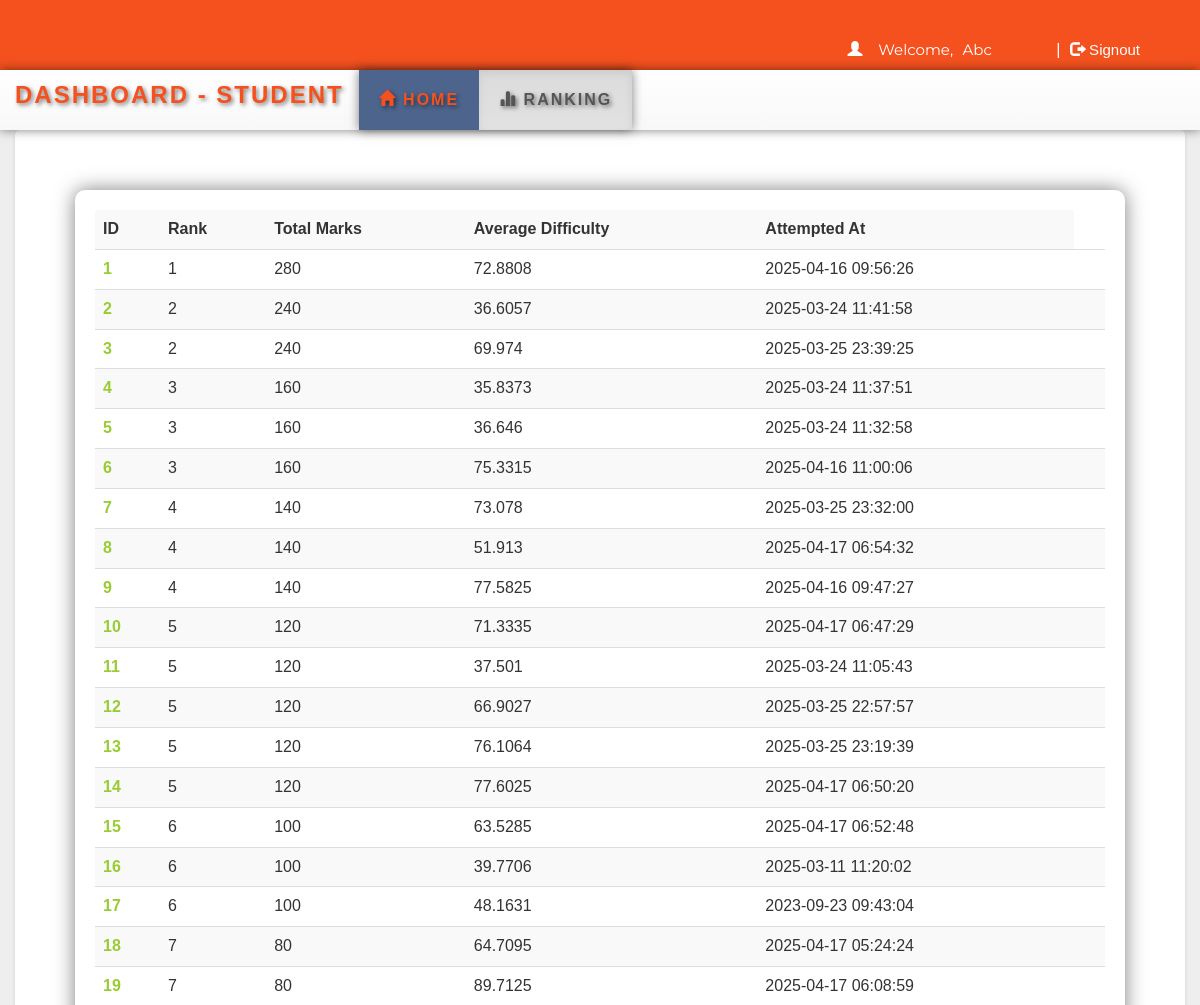
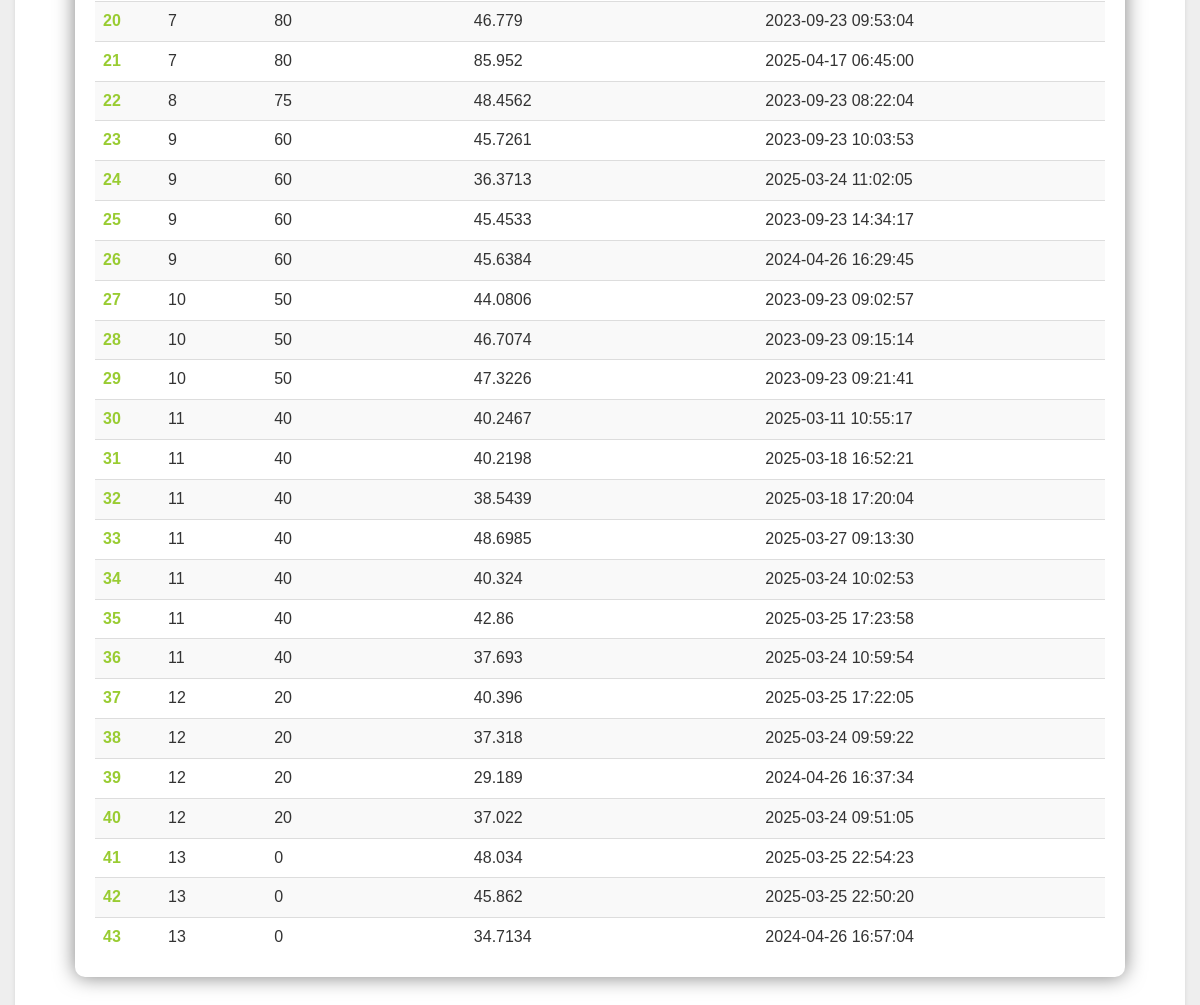
Screenshot of /views/account.php?q=3 (signed in) with the database file from the repository (2 pictures, top to bottom).
### tables this page shows
CREATE TABLE IF NOT EXISTS `userhistory` (
  `total_result` int DEFAULT NULL,
  `average_difficulty` float DEFAULT NULL,
  `created_at` datetime DEFAULT NULL,
  `Rank` int NOT NULL
);

### views/account.php (the view, shortened to what this page needs)
<!DOCTYPE html PUBLIC "-//W3C//DTD XHTML 1.0 Transitional//EN" "http://www.w3.org/TR/xhtml1/DTD/xhtml1-transitional.dtd">
<html xmlns="http://www.w3.org/1999/xhtml">
<div class="header">
  <div class="row" style="background-color:#f4511e;">
    <div class="col-lg-6">
    </div>
    <div class="col-md-4 col-md-offset-2">
      <?php
      if (!(isset($_SESSION['email']))) {
        header("location:index.php");
      } else {
        $name = $_SESSION['name'];
        echo '<span class="pull-right top title1" ><span class="log1"><span class="glyphicon glyphicon-user" aria-hidden="true"></span>&nbsp;&nbsp;&nbsp;&nbsp;Welcome,</span> <a href="account.php?q=1" class="log log1">' . $name . '</a>&nbsp;|&nbsp;<a href="logout.php?q=account.php" class="log"><span class="glyphicon glyphicon-log-out" aria-hidden="true"></span>&nbsp;Signout</button></a></span>';
      } ?>
    </div>
  </div>
</div>
<head>
  <link rel="stylesheet" href="css/bootstrap.min.css" />
  <link rel="stylesheet" href="css/bootstrap-theme.min.css" />
  <link rel="stylesheet" href="css/main.css">
  <link rel="stylesheet" href="css/font.css">
</head>
<?php
include_once '../models/dbConnection.php';
?>
<body>
  <div class="bg">
    <nav class="navbar navbar-default title1">
      <div class="container-fluid">
        <div class="navbar-header">
          <a class="navbar-brand" href="account.php?q=1"><b>Dashboard - Student</b></a>
        </div>
        <div class="collapse navbar-collapse" id="bs-example-navbar-collapse-1">
          <ul class="nav navbar-nav navbar left">
            <li <?php if (@$_GET['q'] == 1) echo 'class="active"'; ?>><a href="account.php?q=1"><span class="glyphicon glyphicon-home" aria-hidden="true"></span>&nbsp;Home<span class="sr-only">(current)</span></a></li>
            <li <?php if (@$_GET['q'] == 3) echo 'class="active"'; ?>><a href="account.php?q=3"><span class="glyphicon glyphicon-stats" aria-hidden="true"></span>&nbsp;Ranking</a></li>
          </ul>
        </div>
      </div>
    </nav>
    <div class="container">
      <div class="row">
        <div class="col-md-12">
          <?php
          if (@$_GET['q'] == 3) {
            $q = mysqli_query($con, "SELECT * FROM `userhistory` ORDER BY total_result DESC") or die('MySQL Error: ' . mysqli_error($con));
          echo  '<div class="panel title">
<table class="table table-striped title1" >
<tr><td><b>ID</b></td><td><b>Rank</b></td><td><b>Total Marks</b></td><td><b>Average Difficulty</b></td><td><b>Attempted At</b></td>';
          $c = 0;
          while ($row = mysqli_fetch_array($q)) {
            $rank = $row['Rank'];
            $tr = $row['total_result'];
            $ad = $row['average_difficulty'];
            $ct = $row['created_at'];
            $c++;
            echo '<tr><td style="color:#99cc32"><b>' . $c . '</b></td><td>' . $rank . '</td><td>' . $tr . '</td><td>' . $ad . '</td><td>' . $ct . '</td><td>';
          }
          echo '</table></div>';
          }
          ?>
        </div>
      </div>
    </div>
  </div>
</body>
</html>

### views/css/main.css (style rules this page uses)
body { overflow-x:hidden; width:100%; font-size: 12px !important; font-family: Montserrat, sans-serif; background:#eee; min-height:550px; background-attachment:fixed; }
.bg { min-height:540px; }
.panel { border-color:#eee; margin:40px; padding:20px; font: 15px "Century Gothic", "Times Roman", sans-serif; }
.title { font-family:'typo'; }
.header { background:#f4511e; height:70px; }
.title1 { font: 16px "Century Gothic", "Times Roman", sans-serif; }
.top { margin-top:20px; }
.log1 { font: 15px 'Montserrat', sans-serif; color:#fff; margin-left:10px; }
.log { margin:10px; margin-right:60px; margin-left:5px; color:#fff; text-decoration:none; font-size:20px; font-size:15px; }

### views/account.php (style rules this page uses)
.header { background-color: #f4511e; color: #fff; padding: 20px 0; text-align: center; }
.navbar { background-color: #fff; box-shadow: 0 2px 4px rgba(0, 0, 0, 0.1); }
.navbar-brand { font-size: 24px; font-weight: bold; color: #f4511e; }
.navbar-nav>li>a { color: #333; font-weight: bold; transition: color 0.3s ease; }
.navbar-nav>li.active>a, .navbar-nav>li:hover>a { color: #f4511e; }
.container { padding: 20px; background-color: #fff; border-radius: 5px; box-shadow: 0 2px 4px rgba(0, 0, 0, 0.1); }
.navbar { background-color: #4D648D; border: none; border-radius: 0; margin-bottom: 0; font-size: 16px; font-weight: bold; letter-spacing: 2px; text-transform: uppercase; box-shadow: 0px 0px 10px rgba(0, 0, 0, 0.5); text-shadow: 2px 2px 4px rgba(0, 0, 0, 0.5); }
.navbar .navbar-brand { color: #f4511e !important; font-size: 24px; font-weight: bold; text-transform: uppercase; letter-spacing: 2px; text-shadow: 2px 2px 4px rgba(0, 0, 0, 0.5); }
.navbar .navbar-nav>li>a { color: #f4511e; padding: 20px; transition: all 0.5s; text-shadow: 2px 2px 4px rgba(0, 0, 0, 0.5); }
.panel { border: none; border-radius: 10px; box-shadow: 0px 0px 20px rgba(0, 0, 0, 0.5); transition: all 0.5s; }

### rows the page displays
userhistory: Rank "1", total_result "280", average_difficulty "72.8808", created_at "2025-04-16 09:56:26"
userhistory: Rank "2", total_result "240", average_difficulty "36.6057", created_at "2025-03-24 11:41:58"
userhistory: Rank "2", total_result "240", average_difficulty "69.974", created_at "2025-03-25 23:39:25"
userhistory: Rank "3", total_result "160", average_difficulty "35.8373", created_at "2025-03-24 11:37:51"
userhistory: Rank "3", total_result "160", average_difficulty "36.646", created_at "2025-03-24 11:32:58"
userhistory: Rank "3", total_result "160", average_difficulty "75.3315", created_at "2025-04-16 11:00:06"
userhistory: Rank "4", total_result "140", average_difficulty "73.078", created_at "2025-03-25 23:32:00"
userhistory: Rank "4", total_result "140", average_difficulty "51.913", created_at "2025-04-17 06:54:32"
userhistory: Rank "4", total_result "140", average_difficulty "77.5825", created_at "2025-04-16 09:47:27"
userhistory: Rank "5", total_result "120", average_difficulty "71.3335", created_at "2025-04-17 06:47:29"
userhistory: Rank "5", total_result "120", average_difficulty "37.501", created_at "2025-03-24 11:05:43"
userhistory: Rank "5", total_result "120", average_difficulty "66.9027", created_at "2025-03-25 22:57:57"
userhistory: Rank "5", total_result "120", average_difficulty "76.1064", created_at "2025-03-25 23:19:39"
userhistory: Rank "5", total_result "120", average_difficulty "77.6025", created_at "2025-04-17 06:50:20"
userhistory: Rank "6", total_result "100", average_difficulty "63.5285", created_at "2025-04-17 06:52:48"
userhistory: Rank "6", total_result "100", average_difficulty "39.7706", created_at "2025-03-11 11:20:02"
userhistory: Rank "6", total_result "100", average_difficulty "48.1631", created_at "2023-09-23 09:43:04"
userhistory: Rank "7", total_result "80", average_difficulty "64.7095", created_at "2025-04-17 05:24:24"
userhistory: Rank "7", total_result "80", average_difficulty "89.7125", created_at "2025-04-17 06:08:59"
userhistory: Rank "7", total_result "80", average_difficulty "46.779", created_at "2023-09-23 09:53:04"
userhistory: Rank "7", total_result "80", average_difficulty "85.952", created_at "2025-04-17 06:45:00"
userhistory: Rank "8", total_result "75", average_difficulty "48.4562", created_at "2023-09-23 08:22:04"
userhistory: Rank "9", total_result "60", average_difficulty "45.7261", created_at "2023-09-23 10:03:53"
userhistory: Rank "9", total_result "60", average_difficulty "36.3713", created_at "2025-03-24 11:02:05"
userhistory: Rank "9", total_result "60", average_difficulty "45.4533", created_at "2023-09-23 14:34:17"
userhistory: Rank "9", total_result "60", average_difficulty "45.6384", created_at "2024-04-26 16:29:45"
userhistory: Rank "10", total_result "50", average_difficulty "44.0806", created_at "2023-09-23 09:02:57"
userhistory: Rank "10", total_result "50", average_difficulty "46.7074", created_at "2023-09-23 09:15:14"
userhistory: Rank "10", total_result "50", average_difficulty "47.3226", created_at "2023-09-23 09:21:41"
userhistory: Rank "11", total_result "40", average_difficulty "40.2467", created_at "2025-03-11 10:55:17"
userhistory: Rank "11", total_result "40", average_difficulty "40.2198", created_at "2025-03-18 16:52:21"
userhistory: Rank "11", total_result "40", average_difficulty "38.5439", created_at "2025-03-18 17:20:04"
userhistory: Rank "11", total_result "40", average_difficulty "48.6985", created_at "2025-03-27 09:13:30"
userhistory: Rank "11", total_result "40", average_difficulty "40.324", created_at "2025-03-24 10:02:53"
userhistory: Rank "11", total_result "40", average_difficulty "42.86", created_at "2025-03-25 17:23:58"
userhistory: Rank "11", total_result "40", average_difficulty "37.693", created_at "2025-03-24 10:59:54"
userhistory: Rank "12", total_result "20", average_difficulty "40.396", created_at "2025-03-25 17:22:05"
userhistory: Rank "12", total_result "20", average_difficulty "37.318", created_at "2025-03-24 09:59:22"
userhistory: Rank "12", total_result "20", average_difficulty "29.189", created_at "2024-04-26 16:37:34"
userhistory: Rank "12", total_result "20", average_difficulty "37.022", created_at "2025-03-24 09:51:05"
userhistory: Rank "13", total_result "0", average_difficulty "48.034", created_at "2025-03-25 22:54:23"
userhistory: Rank "13", total_result "0", average_difficulty "45.862", created_at "2025-03-25 22:50:20"
userhistory: Rank "13", total_result "0", average_difficulty "34.7134", created_at "2024-04-26 16:57:04"

### other values shown
$name "Abc"
